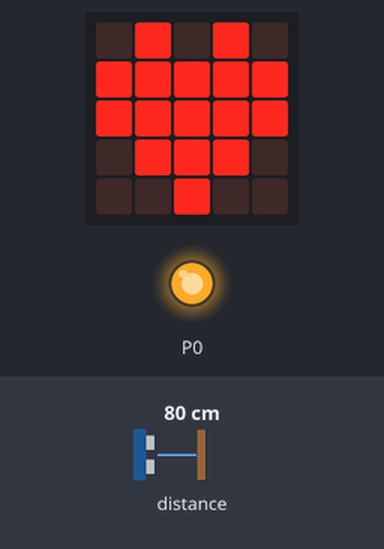
Bench run of a program on a simulated BBC micro:bit (MakeCode). On the bench: the board's 5×5 LED display, output pins drawn as LEDs (lit = HIGH). The test bench sets the inputs (shaded band); at power-on: distance to the obstacle 80 cm.

Above: at 1.2 s.
1.3 s: distance to the obstacle set to 33 cm
3.0 s: distance to the obstacle set to 26 cm
At 3.6 s:
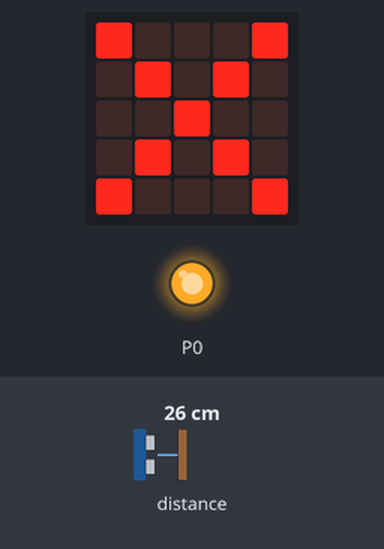
At 4.4 s:
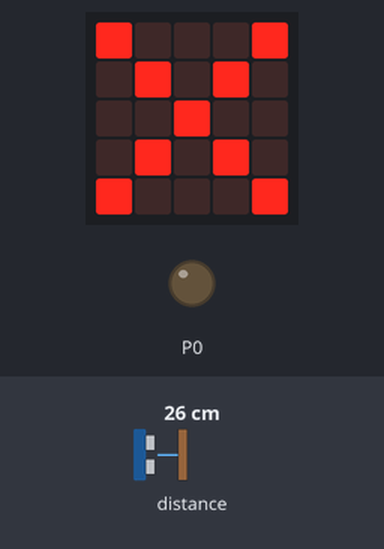
Timing chart, 0 to 6.0 s (numbered marks = the images above; inputs shaded):
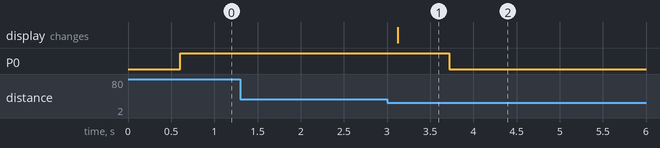

The program:

main.ts
```typescript
let Distancia = 0
basic.forever(function () {
    Distancia = sonar.ping(
    DigitalPin.P1,
    DigitalPin.P2,
    PingUnit.Centimeters
    )
    if (Distancia < 30) {
        basic.showIcon(IconNames.No)
        pins.digitalWritePin(DigitalPin.P0, 0)
    } else {
        basic.showIcon(IconNames.Heart)
        pins.digitalWritePin(DigitalPin.P0, 1)
    }
})
```

test.ts
```typescript
// aquí va el archivo "tests"; esto no se compilará cuando este paquete se utilice como una extensión.
```

Measured:
- the behaviour switches between 30 and 29 cm on distance to the obstacle (found by bisection; images 0 and 1)
- after the input at 1.3 s, every drawn part: stays the same
- after the input at 3.0 s, P0: HIGH → LOW after 0.72 s; the display: changes after 0.12 s (image 1)
